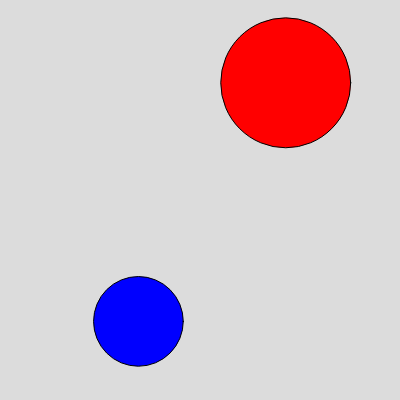
Frame 1 (no input)
Frame 60 (no input): identical to frame 1, image omitted
Frame 120 (the mouse pressed at the canvas centre since frame 60): identical to frame 1, image omitted

The p5.js sketch that drew this single still picture (run headless with seeded random() and noise() and a simulated clock; from frame 60 on, the mouse is pressed at the canvas centre):

// p5.js sketch
// ── sketch.js
function setup() {
  createCanvas(400, 400);
  background(220);
  dobbelcirklussy(random(width),random(height),random(20,80),random(width),random(height),random(30,80))
}

function draw() {
  ;
}

function dobbelcirklussy (x1,y1,r1,x2,y2,r2){
  fill(255,0,0);
  circle(x1,y1,r1*2);
  fill(0,0,255);
  circle(x2,y2,r2*2);

  if (abs(x2-x1)-r1-r2<=0
      &&
      abs(y2-y1)-r1-r2<=0){
    console.log("DIN FAR ER FALSK!!!!");
    }
  else{
    console.log("DIN MOR ER SÅ SANDT!!!");
  }
}
